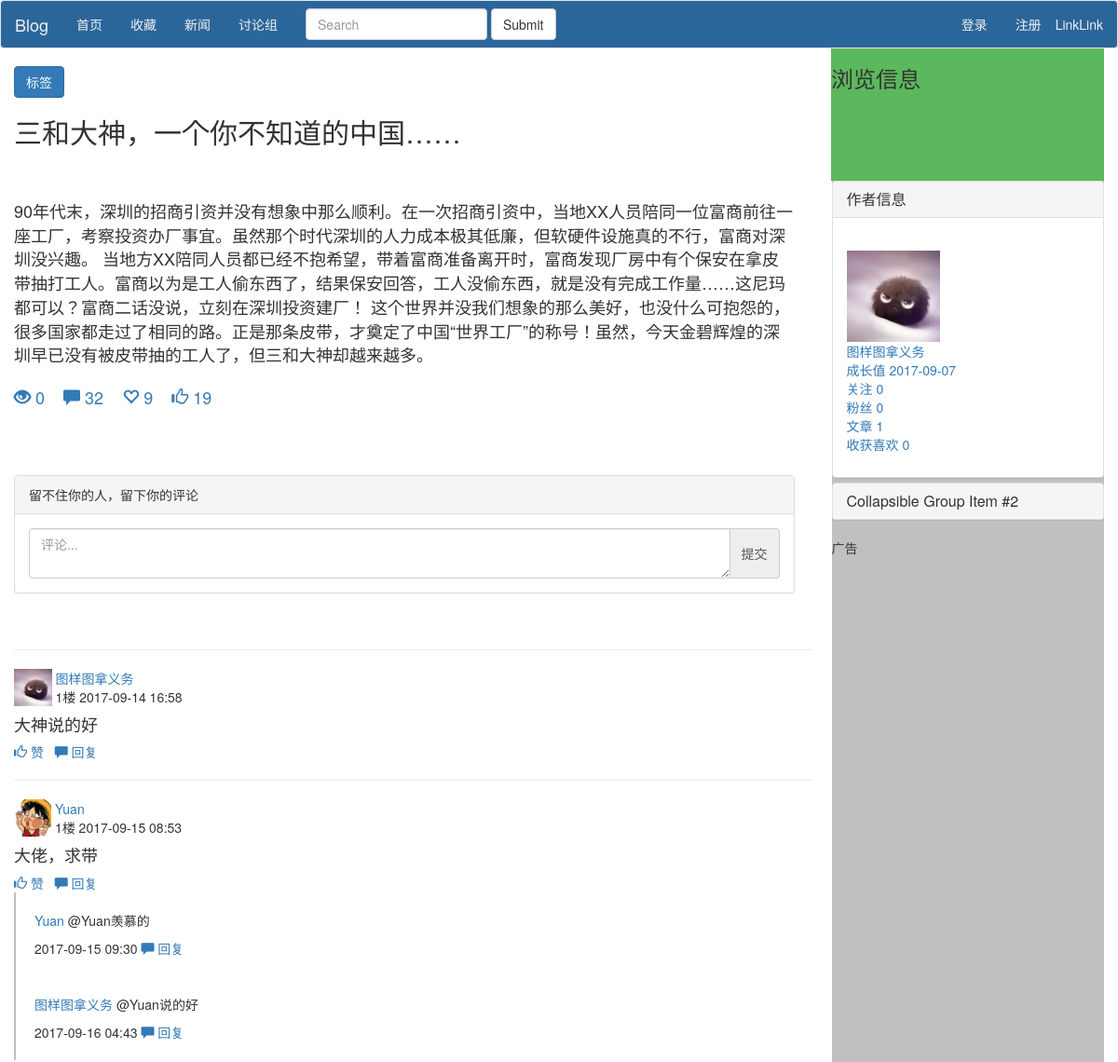
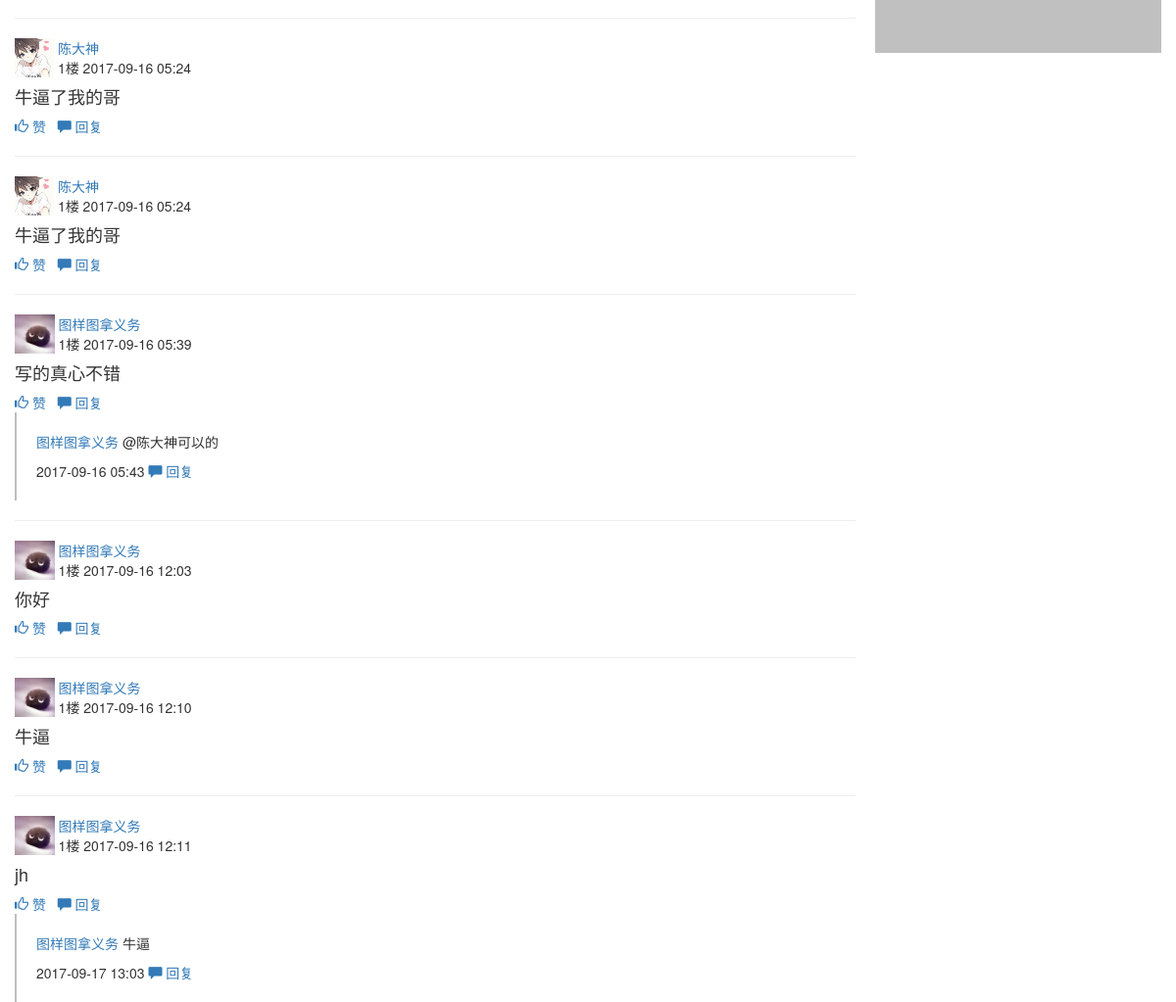
Screenshot of /blog/rdw/article/1 with the database file from the repository (2 pictures, top to bottom).
### myblog/models.py (models this page shows, shortened)
class Article(models.Model):
    nid = models.BigAutoField(primary_key=True)
    title = models.CharField(max_length=50, verbose_name='文章标题')
    desc = models.CharField(max_length=255, verbose_name='文章描述')
    read_count = models.IntegerField(default=0)
    comment_count = models.IntegerField(default=0)
    up_count = models.IntegerField(default=0)
    down_count = models.IntegerField(default=0)
    category = models.ForeignKey(verbose_name='文章类型', to='Category', to_field='nid', null=True)
    create_time = models.DateTimeField(verbose_name='创建时间', auto_now_add=True)
    blog = models.ForeignKey(verbose_name='所属博客', to='Blog', to_field='nid')
    tags = models.ManyToManyField(
        to="Tag",
        through='Article2Tag',
        through_fields=('article', 'tag'),
    )
    type_choices = [
        (1, "Python"),
        (2, "Linux"),
        (3, "OpenStack"),
        (4, "GoLang"),
    ]
    article_type_id = models.IntegerField(choices=type_choices, default=None)
    objects = ArticleManage()

class ArticleDetail(models.Model):
    nid = models.AutoField(primary_key=True)
    content = models.TextField(verbose_name='文章内容', )
    article = models.OneToOneField(verbose_name='所属文章', to='Article', to_field='nid')

class Comment(models.Model):
    nid = models.BigAutoField(primary_key=True)
    article = models.ForeignKey(verbose_name='评论文章', to='Article', to_field='nid')
    content = models.CharField(verbose_name='评论内容', max_length=255)
    create_time = models.DateTimeField(verbose_name='创建时间', auto_now_add=True)
    parent_id = models.ForeignKey('self', blank=True, null=True, verbose_name='父级评论')
    user = models.ForeignKey(verbose_name='评论者', to='UserInfo', to_field='nid')
    up_count = models.IntegerField(default=0)

class UserInfo(AbstractUser):
    nid = models.BigAutoField(primary_key=True)
    nickname = models.CharField(verbose_name='昵称', max_length=32)
    telephone = models.CharField(max_length=11, blank=True, null=True, unique=True, verbose_name='手机号码')
    avatar = models.FileField(verbose_name='头像', upload_to='upload/avatar/')
    create_time = models.DateTimeField(verbose_name='创建时间', auto_now_add=True)
    fans = models.ManyToManyField(verbose_name='粉丝们',
                                  to='UserInfo',
                                  through='UserFans',
                                  through_fields=('user', 'follower'))

class Blog(models.Model):
    nid = models.BigAutoField(primary_key=True)
    title = models.CharField(verbose_name='个人博客标题', max_length=64)
    site = models.CharField(verbose_name='个人博客后缀', max_length=32, unique=True)
    theme = models.CharField(verbose_name='博客主题', max_length=32)
    user = models.OneToOneField(to='UserInfo', to_field='nid')

### myblog/views.py (the view)
# urls.py: url(r'((?P<user_site>\w+)/article/(?P<article_id>\d+))', views.article_detail),
def article_detail(request, user_site, article_id):
    blog_obj = models.Blog.objects.filter(site=user_site).first()
    article_obj = models.Article.objects.filter(nid=article_id).first()
    comment_list = models.Comment.objects.filter(article_id=article_id)
    return render(request, 'article_detail.html', locals())

### myblog/views.py (called while the page is built)
def func_class(request):
    return {'func': settings.FUNCTION}

### templates/article_detail.html (shortened to what this page needs)
{% load staticfiles %}
<!DOCTYPE html>
<html lang="en">
<head>
    <link href="{% static 'dist/css/bootstrap.css' %}" rel="stylesheet" type="text/css"/>
    <link href="{% static 'css/article_detail.css' %}" rel="stylesheet" type="text/css"/>
</head>
<body>
<div class="title navbar-fixed-top">
    <nav class="navbar navbar-default margin_0">
        <div class="navbar-header">
            <a class="navbar-brand" href="#">Blog</a>
        </div>
        <ul class="t_right navbar-nav">
            <li><a href="#">Link</a></li>
            <li><a href="#">Link</a></li>
        </ul>
        <div class="container padding_0">
            <div class="collapse navbar-collapse padding_0" id="bs-example-navbar-collapse-1">
                <ul class="nav navbar-nav">
                    {% if current_home_page_id == 0 %}
                        <li class="active"><a href="/index/">首页 <span class="sr-only">(current)</span></a></li>
                    {% else %}
                        <li><a href="/index/">首页 <span class="sr-only">(current)</span></a></li>
                    {% endif %}
                    {% for type_choice in func %}
                        {% if current_home_page_id == type_choice.0 %}
                            <li class="active"><a href="/blog/{{ type_choice.0 }}">{{ type_choice.1 }}</a></li>
                        {% else %}
                            <li><a href="/blog/{{ type_choice.0 }}">{{ type_choice.1 }}</a></li>
                        {% endif %}
                    {% endfor %}
                </ul>
                <form class="navbar-form navbar-left">
                    <div class="form-group">
                        <input type="text" class="form-control" placeholder="Search">
                    </div>
                    <button type="submit" class="btn btn-default">Submit</button>
                </form>
                <ul class="nav navbar-nav navbar-right">
                    {% if request.user.is_authenticated %}
                        <li><a href="/blog/{{ request.user.blog.site }}/{{ request.user.blog.nid }}">欢迎 {{ request.user.username }}</a></li>
                        <li><a href="/back/">后台管理</a></li>
                        <li><a href="/logout/{{ request.path }}">注销</a></li>
                    {% else %}
                        <li><a href="/login/{{ request.path }}">登录</a></li>
                        <li><a href="#">注册</a></li>
                    {% endif %}
                </ul>
            </div>
        </div>
    </nav>
</div>
<div class="empty"></div>
<div class="container">
    <div class="body_up row">
        <div class="title_other">
            <div class="art">
                <a href="#">
                    <button class="btn btn-primary">标签</button>
                </a>
            </div>
            <div>
                <h2>{{ article_obj.title }}</h2>
            </div>
        </div>
        <div class="read_message">
            <h3>浏览信息</h3>
        </div>
    </div>
    <div class="body_middle row">
        <div class="left col-md-9">
            <div class="articles">
                {{ article_obj.articledetail.content }}
            </div>
            <div class="other">
                <a href="#"><span class="glyphicon glyphicon-eye-open"></span> {{ article_obj.read_count }}
                </a>
                <a href="#"><span
                        class="glyphicon glyphicon-comment"></span> {{ article_obj.comment_count }}</a>
                <a href="#"><span class="glyphicon glyphicon-heart-empty"></span> 9</a>
                <a class="poll">
                    <span class="glyphicon glyphicon-thumbs-up"></span>
                    <span class="poll_number">{{ article_obj.up_count }}</span>
                </a>
            </div>
            <div>
                <div id="comment_list">
                    <div class="comment">
                        <div class="panel panel-default">
                            <div class="panel-heading">
                                留不住你的人，留下你的评论
                            </div>
                            <div class="panel-body">
                                <div class="input-group">
                            <textarea class="form-control root_comment_box comment_content" placeholder="评论..."
                                      aria-describedby="basic-addon2"></textarea>
                                    <span class="input-group-addon ajax_comment" id="basic-addon2">提交</span>
                                </div>
                            </div>
                        </div>
                    </div>
                    {% for comment in comment_list %}
                        {% if not comment.parent_id_id %}
                            <hr>
                            <div id="comment_1">
                                <div class="comment_author">
                                    <a href="#" class="comment_author_avatar">
                                        <img src="{{ comment.user.avatar.url }}" height="40px" alt="">
                                    </a>
                                    <div class="comment_author_info">
                                        <a class="comment_nickname" href="#">{{ comment.user.nickname }}</a>
                                        <div>
                                            <span>1楼 {{ comment.create_time|date:"Y-m-d H:i" }}</span>
                                        </div>
                                    </div>
                                </div>
                                <div class="comment_text">
                                    <p><h4>{{ comment.content }}</h4></p>
                                    <div>
                                        <a href="#">
                                            <span class="glyphicon glyphicon-thumbs-up"></span>
                                            <span>赞</span>
                                        </a>
                                        <a data-toggle="collapse" href="#collapseExample-{{ comment.nid }}"
                                           aria-expanded="false" aria-controls="collapseExample">
                                            <span class="glyphicon glyphicon-comment"></span>
                                            <span class="reply">回复</span>
                                        </a>
                                    </div>
                                </div>
                            </div>
                        {% else %}
                            <div class="child_comment">
                                <p>
                                    <a href="#">{{ comment.user.nickname }}</a>
                                    <span>{{ comment.content }}</span>
                                </p>
                                <div>
                                    <span>{{ comment.create_time|date:"Y-m-d H:i" }}</span>
                                    <a data-toggle="collapse" href="#collapseExample-{{ comment.nid }}"
                                       aria-expanded="false" aria-controls="collapseExample">
                                        <span class="glyphicon glyphicon-comment"></span>
                                        <span class="reply">回复</span>
                                    </a>
                                </div>
                            </div>
                        {% endif %}
                    {% endfor %}
                </div>
            </div>
        </div>
        <div class="right col-md-3 padding_0">
            <div>
                <div class="panel-group" id="accordion" role="tablist" aria-multiselectable="true">
                    <div class="panel panel-default">
                        <div class="panel-heading" role="tab" id="headingOne">
                            <h4 class="panel-title">
                                <a role="button" data-toggle="collapse" data-parent="#accordion" href="#collapseOne"
                                   aria-expanded="true" aria-controls="collapseOne">
                                    作者信息
                                </a>
                            </h4>
                        </div>
                        <div id="collapseOne" class="panel-collapse collapse in" role="tabpanel"
                             aria-labelledby="headingOne">
                            <div class="panel-body">
                                <div class="art">
                                    <a href="/blog/{{ blog_obj.site }}/{{ blog_obj.nid }}">
                                        <img src="{{ blog_obj.user.avatar.url }}" style="width: 100px;" alt="">
                                    </a>
                                    <div class="user_message">
                                        <a href="/blog/{{ blog_obj.site }}/{{ blog_obj.nid }}">
                                            <div class="name">{{ blog_obj.user.nickname }}</div>
                                        </a>
                                        <ul class="all_msg padding_0">
                                            <li><a href="#">成长值 {{ blog_obj.user.create_time|date:'Y-m-d' }}</a></li>
                                            <li><a href="#">关注 0</a></li>
                                            <li><a href="#">粉丝 0</a></li>
                                            <li><a href="#">文章 1</a></li>
                                            <li><a href="#">收获喜欢 0</a></li>
                                        </ul>
                                    </div>
                                </div>
                            </div>
                        </div>
                    </div>
                    <div class="panel panel-default">
                        <div class="panel-heading" role="tab" id="headingTwo">
                            <h4 class="panel-title">
                                <a class="collapsed" role="button" data-toggle="collapse" data-parent="#accordion"
                                   href="#collapseTwo" aria-expanded="false" aria-controls="collapseTwo">
                                    Collapsible Group Item #2
                                </a>
                            </h4>
                        </div>
                    </div>
                </div>
                广告
            </div>
        </div>
    </div>
</div>
</body>
</html>

### myblog/static/css/article_detail.css (style rules this page uses)
.empty { height: 50px; }
.padding_0 { padding: 0; }
.margin_0 { margin: 0; }
.navbar-default { background-color: #2b669a; }
.navbar-default .navbar-brand { color: #F0F0F0; }
.navbar-default .navbar-nav > li > a { color: #F0F0F0; }
.t_right { float: right; list-style: none; padding: 15px; }
.body_middle { background-color: silver; }
.left { background-color: white; padding: 0 20px 0 0; height: 1000px; }
.art { margin-top: 20px; }
.articles { padding-left: 0; margin-right: 20px; margin-top: 20px; margin-bottom: 20px; font-size: large; }
.name { display: inline-block; }
.title_other { width: 60%; float: left; }
.read_message { width: 293px; height: 143px; float: right; background-color: #5cb85c; }
.other { font-size: large; }
.all_msg { list-style: none; }
.comment { margin-top: 50px; padding: 20px 20px 20px 0; }
.comment_author { display: inline-block; }
.comment_author_info { display: inline-block; vertical-align:middle; margin-bottom: 0; }
.comment_text { margin-top: 10px; }
.root_comment_box { height: 100px; }
.child_comment { border-left: solid #BEBEBE 2px; padding: 20px; }

### rows the page displays
Article: title "三和大神，一个你不知道的中国……", articledetail.content "90年代末，深圳的招商引资并没有想象中那么顺利。在一次招商引资中，当地XX人员陪同一位富商前往一座工厂，考察投资办厂事宜。虽然那个时代深圳的人力成本极其低廉，但软硬件设施真的不行，富商对深圳没兴趣。 当地方XX陪同人员都已经不抱希望，带着富商准备离开时，富商发现厂房中有个保安在拿皮带抽打工人。富商以为是工人偷东西了，结果保安回答，工人没偷东西，就是没有完成工作量……这尼玛都可以？富商二话没说，立刻在深圳投资建厂！ 这个世界并没我们想象的那么美好，也没什么可抱怨的，很多国家都走过了相同的路。正是那条皮带，才奠定了中国“世界工厂”的称号！虽然，今天金碧辉煌的深圳早已没有被皮带抽的工人了，但三和大神却越来越多。", read_count "0", comment_count "32", up_count "19"
Comment: user.avatar (picture), user.nickname "图样图拿义务", create_time "2017-09-14 16:58", content "大神说的好"
Comment: user.avatar (picture), user.nickname "Yuan", create_time "2017-09-15 08:53", content "大佬，求带"
Comment: user.nickname "Yuan", content "@Yuan羡慕的", create_time "2017-09-15 09:30"
Comment: user.nickname "图样图拿义务", content "@Yuan说的好", create_time "2017-09-16 04:43"
Comment: user.avatar (picture), user.nickname "陈大神", create_time "2017-09-16 05:24", content "牛逼了我的哥"
Comment: user.avatar (picture), user.nickname "陈大神", create_time "2017-09-16 05:24", content "牛逼了我的哥"
Comment: user.avatar (picture), user.nickname "图样图拿义务", create_time "2017-09-16 05:39", content "写的真心不错"
Comment: user.nickname "图样图拿义务", content "@陈大神可以的", create_time "2017-09-16 05:43"
Comment: user.avatar (picture), user.nickname "图样图拿义务", create_time "2017-09-16 12:03", content "你好"
Comment: user.avatar (picture), user.nickname "图样图拿义务", create_time "2017-09-16 12:10", content "牛逼"
Comment: user.avatar (picture), user.nickname "图样图拿义务", create_time "2017-09-16 12:11", content "jh"
Comment: user.nickname "图样图拿义务", content "牛逼", create_time "2017-09-17 13:03"
Blog: user.avatar (picture), user.nickname "图样图拿义务", user.create_time "2017-09-07"

### other values shown
{{ type_choice.1 }} "收藏" "新闻" "讨论组"
